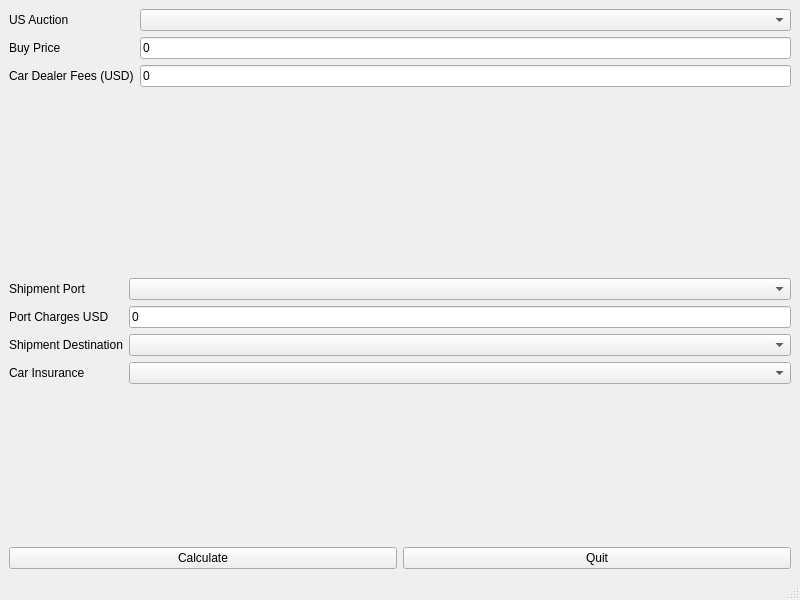
<?xml version="1.0" encoding="UTF-8"?>
<ui version="4.0">
 <class>MainWindow</class>
 <widget class="QMainWindow" name="MainWindow">
  <property name="geometry">
   <rect>
    <x>0</x>
    <y>0</y>
    <width>800</width>
    <height>600</height>
   </rect>
  </property>
  <property name="windowTitle">
   <string>MainWindow</string>
  </property>
  <!-- The central widget now uses a vertical layout -->
  <widget class="QWidget" name="centralwidget">
   <layout class="QVBoxLayout" name="verticalLayout">
    <!-- Auction Details Grouping -->
    <item>
     <layout class="QFormLayout" name="formLayoutAuction">
      <item row="0" column="0">
       <widget class="QLabel" name="lAuction">
        <property name="text">
         <string>US Auction</string>
        </property>
       </widget>
      </item>
      <item row="0" column="1">
       <widget class="QComboBox" name="CB_Auction"/>
      </item>
      <item row="1" column="0">
       <widget class="QLabel" name="lAuctionPrice">
        <property name="text">
         <string>Buy Price</string>
        </property>
       </widget>
      </item>
      <item row="1" column="1">
       <widget class="QLineEdit" name="lEditBrokerFees">
        <property name="text">
         <string>0</string>
        </property>
       </widget>
      </item>
      <item row="2" column="0">
       <widget class="QLabel" name="lCarDealerFee">
        <property name="text">
         <string>Car Dealer Fees (USD)</string>
        </property>
       </widget>
      </item>
      <item row="2" column="1">
       <widget class="QLineEdit" name="lEditCarDealerFees">
        <property name="text">
         <string>0</string>
        </property>
       </widget>
      </item>
     </layout>
    </item>
    <!-- Shipment Details Grouping -->
    <item>
     <layout class="QFormLayout" name="formLayoutShipment">
      <item row="0" column="0">
       <widget class="QLabel" name="lUSPort">
        <property name="text">
         <string>Shipment Port</string>
        </property>
       </widget>
      </item>
      <item row="0" column="1">
       <widget class="QComboBox" name="CB_USPortLoading"/>
      </item>
      <item row="1" column="0">
       <widget class="QLabel" name="lPortCharges">
        <property name="text">
         <string>Port Charges USD</string>
        </property>
       </widget>
      </item>
      <item row="1" column="1">
       <widget class="QLineEdit" name="lEditPortCharges">
        <property name="text">
         <string>0</string>
        </property>
       </widget>
      </item>
      <item row="2" column="0">
       <widget class="QLabel" name="lDestinationCountry">
        <property name="text">
         <string>Shipment Destination</string>
        </property>
       </widget>
      </item>
      <item row="2" column="1">
       <widget class="QComboBox" name="mCBDestinationCountry"/>
      </item>
      <item row="3" column="0">
       <widget class="QLabel" name="lCarInsurance">
        <property name="text">
         <string>Car Insurance</string>
        </property>
       </widget>
      </item>
      <item row="3" column="1">
       <widget class="QComboBox" name="CB_CarInsurance"/>
      </item>
     </layout>
    </item>
    <!-- Button Row -->
    <item>
     <layout class="QHBoxLayout" name="horizontalLayoutButtons">
      <item>
       <widget class="QPushButton" name="pushButton">
        <property name="text">
         <string>Calculate</string>
        </property>
       </widget>
      </item>
      <item>
       <widget class="QPushButton" name="pushButtonQuit">
        <property name="text">
         <string>Quit</string>
        </property>
       </widget>
      </item>
     </layout>
    </item>
   </layout>
  </widget>
  <widget class="QStatusBar" name="statusbar"/>
 </widget>
 <resources/>
 <connections/>
</ui>
